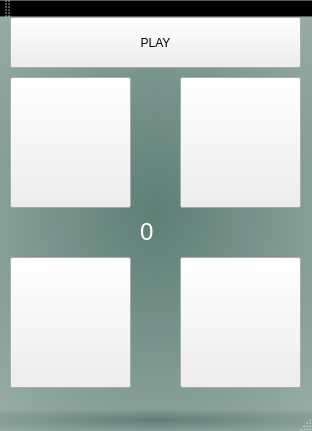
<?xml version="1.0" encoding="UTF-8"?>
<ui version="4.0">
 <class>MainWindow</class>
 <widget class="QMainWindow" name="MainWindow">
  <property name="geometry">
   <rect>
    <x>0</x>
    <y>0</y>
    <width>312</width>
    <height>431</height>
   </rect>
  </property>
  <property name="minimumSize">
   <size>
    <width>312</width>
    <height>431</height>
   </size>
  </property>
  <property name="maximumSize">
   <size>
    <width>312</width>
    <height>431</height>
   </size>
  </property>
  <property name="windowTitle">
   <string>Simon Dice</string>
  </property>
  <property name="windowIcon">
   <iconset resource="imagenes.qrc">
    <normaloff>:/icono.jpg</normaloff>:/icono.jpg</iconset>
  </property>
  <property name="styleSheet">
   <string notr="true">#centralWidget,#menuBar,#mainToolBar,#statusBar{
	background-color: qradialgradient(spread:pad, cx:0.5, cy:0.5, radius:2, fx:0.5, fy:0.5, stop:0 rgba(94, 126, 118, 255), stop:1 rgba(255, 255, 255, 255));
}</string>
  </property>
  <widget class="QWidget" name="centralWidget">
   <widget class="QPushButton" name="btnRojo">
    <property name="geometry">
     <rect>
      <x>10</x>
      <y>240</y>
      <width>121</width>
      <height>131</height>
     </rect>
    </property>
    <property name="styleSheet">
     <string notr="true">background-image: url(:/REd.jpg);
</string>
    </property>
    <property name="text">
     <string/>
    </property>
   </widget>
   <widget class="QPushButton" name="btnVerde">
    <property name="geometry">
     <rect>
      <x>10</x>
      <y>60</y>
      <width>121</width>
      <height>131</height>
     </rect>
    </property>
    <property name="styleSheet">
     <string notr="true">background-image: url(:/Green.jpg);</string>
    </property>
    <property name="text">
     <string/>
    </property>
   </widget>
   <widget class="QPushButton" name="btnAmarillo">
    <property name="geometry">
     <rect>
      <x>180</x>
      <y>60</y>
      <width>121</width>
      <height>131</height>
     </rect>
    </property>
    <property name="styleSheet">
     <string notr="true">background-image: url(:/Yellow.jpg);</string>
    </property>
    <property name="text">
     <string/>
    </property>
   </widget>
   <widget class="QPushButton" name="btnAzul">
    <property name="geometry">
     <rect>
      <x>180</x>
      <y>240</y>
      <width>121</width>
      <height>131</height>
     </rect>
    </property>
    <property name="styleSheet">
     <string notr="true">background-image: url(:/azul.jpg);
</string>
    </property>
    <property name="text">
     <string/>
    </property>
   </widget>
   <widget class="QLabel" name="label">
    <property name="geometry">
     <rect>
      <x>140</x>
      <y>200</y>
      <width>71</width>
      <height>31</height>
     </rect>
    </property>
    <property name="styleSheet">
     <string notr="true">font: 75 18pt &quot;Segoe UI&quot;;
</string>
    </property>
    <property name="text">
     <string>&lt;!DOCTYPE HTML PUBLIC &quot;-//W3C//DTD HTML 4.0//EN&quot; &quot;http://www.w3.org/TR/REC-html40/strict.dtd&quot;&gt;
&lt;html&gt;&lt;head&gt;&lt;meta name=&quot;qrichtext&quot; content=&quot;1&quot; /&gt;&lt;style type=&quot;text/css&quot;&gt;
p, li { white-space: pre-wrap; }
&lt;/style&gt;&lt;/head&gt;&lt;body style=&quot; font-family:'Segoe UI'; font-size:18pt; font-weight:72; font-style:normal;&quot;&gt;
&lt;p style=&quot; margin-top:0px; margin-bottom:0px; margin-left:0px; margin-right:0px; -qt-block-indent:0; text-indent:0px;&quot;&gt;&lt;span style=&quot; color:#ffffff;&quot;&gt;0&lt;/span&gt;&lt;/p&gt;&lt;/body&gt;&lt;/html&gt;</string>
    </property>
   </widget>
   <widget class="QPushButton" name="btnPlay">
    <property name="geometry">
     <rect>
      <x>10</x>
      <y>0</y>
      <width>291</width>
      <height>51</height>
     </rect>
    </property>
    <property name="styleSheet">
     <string notr="true">font: 75 18pt &quot;OCR A Std&quot;;</string>
    </property>
    <property name="text">
     <string>PLAY</string>
    </property>
   </widget>
  </widget>
  <widget class="QMenuBar" name="menuBar">
   <property name="geometry">
    <rect>
     <x>0</x>
     <y>0</y>
     <width>312</width>
     <height>21</height>
    </rect>
   </property>
  </widget>
  <widget class="QToolBar" name="mainToolBar">
   <attribute name="toolBarArea">
    <enum>TopToolBarArea</enum>
   </attribute>
   <attribute name="toolBarBreak">
    <bool>false</bool>
   </attribute>
  </widget>
  <widget class="QStatusBar" name="statusBar"/>
 </widget>
 <layoutdefault spacing="6" margin="11"/>
 <resources>
  <include location="imagenes.qrc"/>
 </resources>
 <connections/>
</ui>
